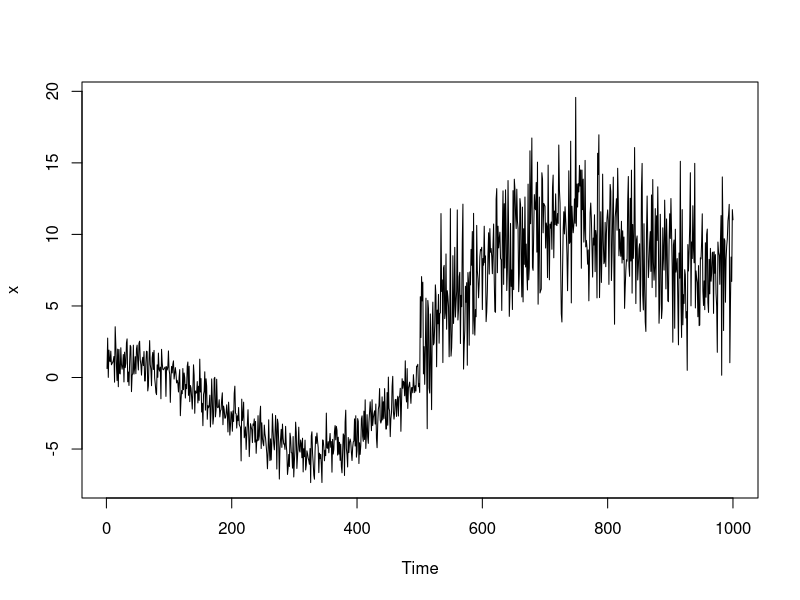

Write R code to recreate this figure.
###-----------------------------------------------
### The data. **AR included**
###-----------------------------------------------
f = function(t){
  5*cos(t*9) - (t - 0.7)^2 *10 + (t-0.2)^3 *20
}
ar = function(n, ar){ 
  z = rep(NA,n)
  z[1] = rnorm(1)
  for(i in 2:n){
    z[i] = ar*z[i-1] + rnorm(1,1)
  }
  z
}
n = 1000
ar(1000,0.8)

mu = f((1:n)/n)
z = c(rnorm(n/2,1), rnorm(n/2, 1)*3) 
x = z+mu
par(mfrow = c(1, 1))
ts.plot(x)

###----------------------------------
### Self Method
###----------------------------------
M <- function(x, t){
	#Standard KS
  n = length(x)
  bar_x = mean(x)
  (sum((x[1:t] - bar_x)^2) - t/n*sum((x - bar_x)^2)) / (sqrt(n))
}

K <- function(x, gam){
  n = length(x)
  k_t = rep(NULL, (n-1))
  for (i in 1:(n-1)){
    k_t[i] = M(x, i)/((i/(n-1))*(1-i/(n-1)))^gam
  }
  which.min(k_t)
}

diff_seq = function(ts, diff){
	d = rep(NULL, length(ts))
	for (i in length(diff):length(ts)){
		d[i] = as.numeric(ts[i:(i-length(diff)+1)]%*%diff)
	}
	return(na.omit(d))
}

kern = function(x){ #Bartlett kernel
  ifelse(abs(x)<=1,1-abs(x), 0)
}

var_head = function(x, l){ #Kernel Estimation of volatility
  n = length(x)
  l = floor(l)
  sum = 0
  covar = c(acf(x, l+1, type = 'cov', plot=FALSE)$acf)
  k = (-l):l
  out = sum(kern(k/l) * covar[abs(k) +1])
  return(out)
}

KS_std = function(x){ #
  k = K(x, 0)
  n = length(x)
  x_bar = mean(x)
  
  x1 = x[1:k]
  n1 = length(x1)
  sigma_hat = var_head(x1, 2*n1^(1/3))

  Tn =cumsum(x - x_bar) / sqrt(n)
  TS = max(abs(Tn / sqrt(sigma_hat)))
}







